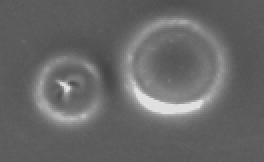
#> input picture sample_generation/qipao_matched/Image_202250108162547743.bmp, 132 x 81 px, found by its file name (shown 2 times larger); its folder holds only this picture in this run
$ python gen_background.py
#> lines starting #> are read from the running program, lines starting #| are printed output that depends on the picture; long printed decimals are rounded
import cv2
import numpy as np
from scipy.stats import norm
import os

def process_images_and_generate_sample(img_folder, output_path, height=3648, width=5472):
    # 获取文件夹中的所有图片路径
#> called with img_folder = 'gen_qipao/qipao_matched', output_path = 'gen_qipao/Background.bmp', height = 3648, width = 5472
    img_files = [os.path.join(img_folder, f) for f in os.listdir(img_folder) if f.endswith(('.png', '.jpg', '.bmp'))]

    if not img_files:
        print(f"文件夹 {img_folder} 中没有找到图片！")
        return

    # 存储所有图片的边框像素值
    all_border_pixels = []

    for img_path in img_files:
        # 读取图像
        image = cv2.imread(img_path)
#> image is the input picture: shape (81, 132, 3); min 69, max 223, mean 103.6
        if image is None:
            print(f"无法读取图像：{img_path}")
            continue

        # 获取图像边框像素值
        border_pixels = []
        img_height, img_width, _ = image.shape
#> img_height = 81; img_width = 132

        # 提取边框像素值
        border_pixels.extend(image[0, :, :].tolist())  # 上边框
        border_pixels.extend(image[-1, :, :].tolist())  # 下边框
        border_pixels.extend(image[:, 0, :].tolist())  # 左边框
        border_pixels.extend(image[:, -1, :].tolist())  # 右边框

        all_border_pixels.extend(border_pixels)

    all_border_pixels = np.array(all_border_pixels)
#> all_border_pixels = 426 rows, first 8: [90, 90, 90], [88, 88, 88], [92, 92, 92], [92, 92, 92], [92, 92, 92], [92, 92, 92], [89, 89, 89], [92, 92, 92]

    # 分离 R、G、B 通道
    R = all_border_pixels[:, 2]
#> R = 426 values, max 96 at index 242, min 78 at index 91, mean 90.79
    G = all_border_pixels[:, 1]
#> G has the same summary as R
    B = all_border_pixels[:, 0]
#> B has the same summary as R

    # 筛选 1%-99% 分位数范围内的值
    def filter_percentile(channel):
        lower = np.percentile(channel, 3)
#> lower = 82
        upper = np.percentile(channel, 97)
#> upper = 95
        return channel[(channel >= lower) & (channel <= upper)]

    R_filtered = filter_percentile(R)
#> R_filtered = 410 values, max 95 at index 134, min 82 at index 77, mean 91.05
    G_filtered = filter_percentile(G)
#> G_filtered has the same summary as R_filtered
    B_filtered = filter_percentile(B)
#> B_filtered has the same summary as R_filtered

    # 拟合高斯分布
    R_mean, R_std = norm.fit(R_filtered)
#> R_mean = 91.05; R_std = 2.53
    G_mean, G_std = norm.fit(G_filtered)
#> G_mean = 91.05; G_std = 2.53
    B_mean, B_std = norm.fit(B_filtered)
#> B_mean = 91.05; B_std = 2.53

    print(f"R通道均值: {R_mean}, 标准差: {R_std}")
#| R通道均值: 91.046, 标准差: 2.527
    print(f"G通道均值: {G_mean}, 标准差: {G_std}")
#| G通道均值: 91.046, 标准差: 2.527
    print(f"B通道均值: {B_mean}, 标准差: {B_std}")
#| B通道均值: 91.046, 标准差: 2.527

    # 生成指定大小的图像
    R_sampled = np.random.normal(R_mean, R_std, (height, width)).clip(0, 255).astype(np.uint8)
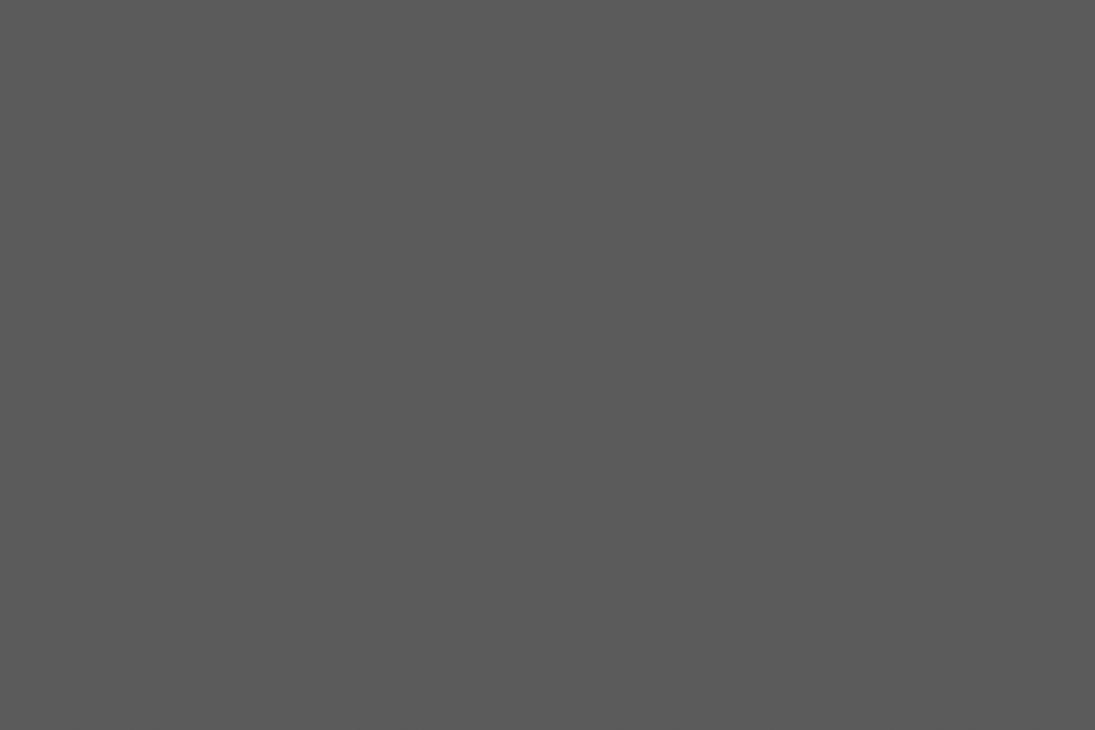
#> R_sampled: shape (3648, 5472) (shown at 1/5 size); min 77, max 105, mean 90.5
    G_sampled = np.random.normal(G_mean, G_std, (height, width)).clip(0, 255).astype(np.uint8)
    B_sampled = np.random.normal(B_mean, B_std, (height, width)).clip(0, 255).astype(np.uint8)

    # 合并通道
    generated_image = cv2.merge([B_sampled, G_sampled, R_sampled])

    # 保存生成的图像
    cv2.imwrite(output_path, generated_image)
    print(f"生成的图像已保存到：{output_path}")

# 使用示例
img_folder = "gen_qipao/qipao_matched"  # 替换为包含图片的文件夹路径
output_path = "gen_qipao/Background.bmp"  # 替换为输出图像路径
process_images_and_generate_sample(img_folder, output_path)
